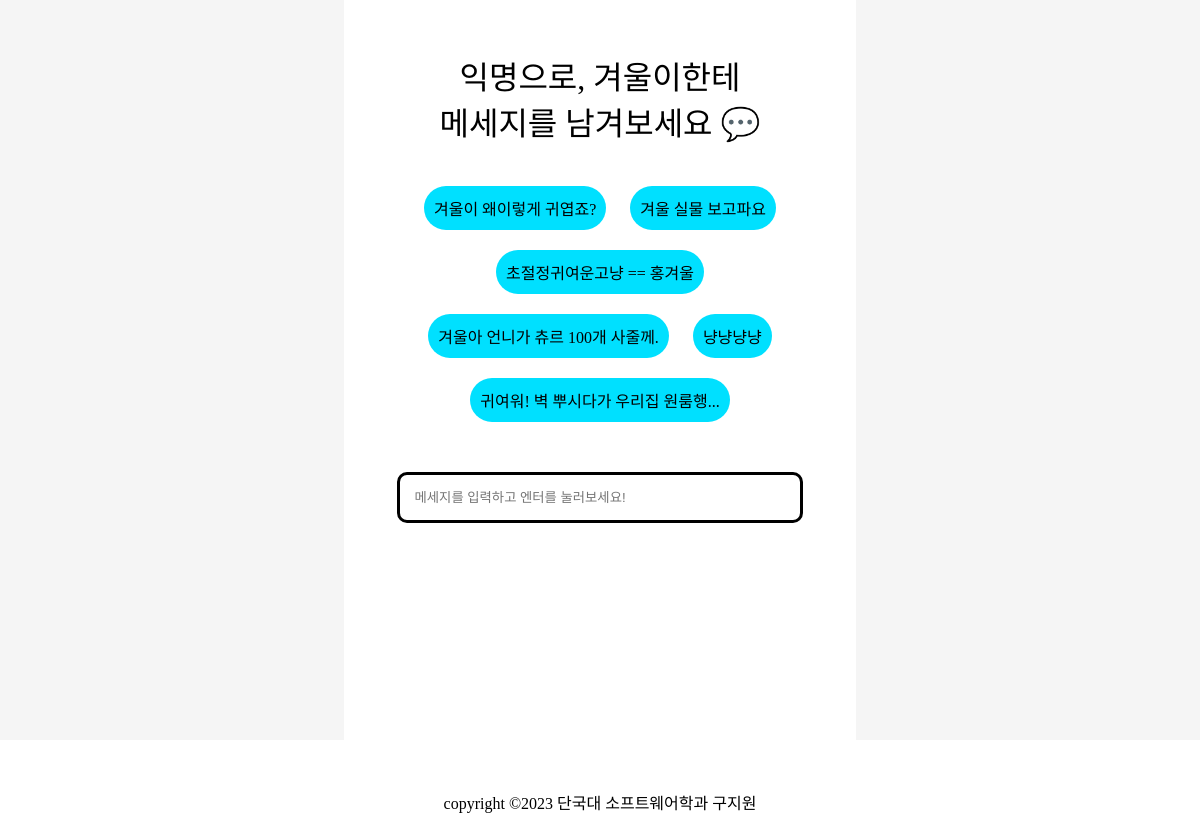
Screenshot of /message with the database file from the repository.
### petsite/models.py (models this page shows)
class Message(models.Model):
    text = models.CharField(max_length=30)
    created_date = models.DateTimeField(default=timezone.now)
    def __str__(self):
        return self.text

### petsite/views.py (the view)
# urls.py: path('message', views.message_list, name='message_list'),
def message_list(request):
    messages = Message.objects.order_by('created_date')
    return render(request, 'message/message_list.html', {'messages': messages})

### petsite/templates/message/message_list.html
{% extends 'base.html' %}
{% load static %}
{% block content %}
    <section class="message-section">
        <div class="mobile-view">
            <p class="message-title"> 익명으로, 겨울이한테<br>메세지를 남겨보세요 💬</p>
            {% for message in messages %}
                <div class="message">{{ message }}</div>
            {% endfor %}
            <input class="message-input" type="text" placeholder="메세지를 입력하고 엔터를 눌러보세요!">
        </div>
    </section>
{% endblock %}

### petsite/static/css/mypet.css (style rules this page uses)
body { margin: 0; font-family: 'GmarketSansLight'; }
.message-section { width: 100%; text-align: center; padding: 0; background-color: #F5F5F5; }
.message-title { font-family: 'GmarketSansMedium'; font-size: 2rem; }
.mobile-view { width: 412px; height: 700px; background-color: white; margin: 0 auto; text-align: center; padding: 20px 50px; }
.message { font-family: 'UhBeenamsoyoung'; display: inline-block; padding: 10px; background-color: #00E0FF; border-radius: 40px; margin: 10px; }
.message-input { width: 90%; padding: 15px; border-radius: 10px; border: 3px solid black; margin-top: 40px; }

### rows the page displays
Message: text "겨울이 왜이렇게 귀엽죠?"
Message: text "겨울 실물 보고파요"
Message: text "초절정귀여운고냥 == 홍겨울"
Message: text "겨울아 언니가 츄르 100개 사줄께."
Message: text "냥냥냥냥"
Message: text "귀여워! 벽 뿌시다가 우리집 원룸행..."
